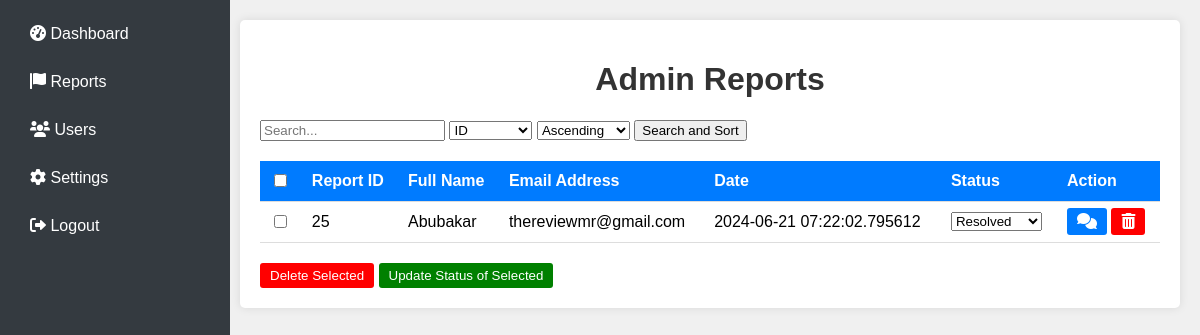
/admin/reports (signed in), run on an earlier commit of the app's database.
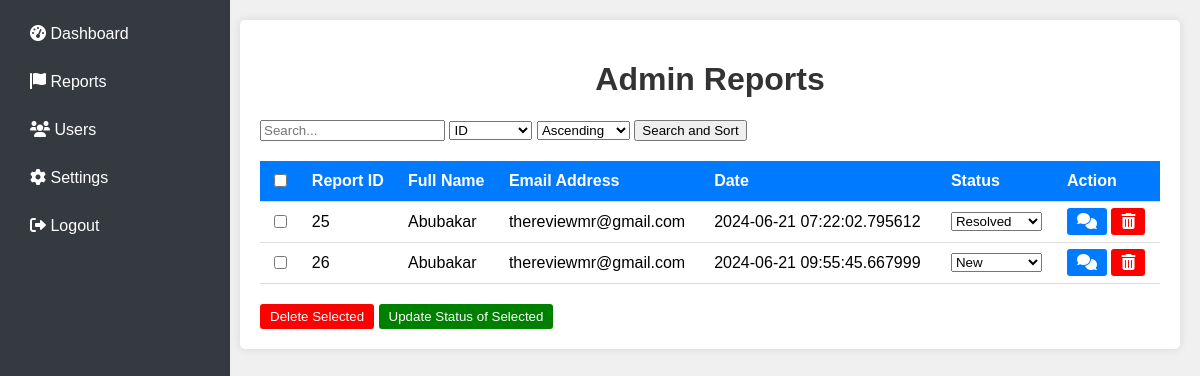
And on a later commit of the database.
### app.py (models this page shows)
class Report(db.Model):
    id = db.Column(db.Integer, primary_key=True)
    user_id = db.Column(db.Integer, db.ForeignKey('user.id'), nullable=False)
    chat_log = db.Column(db.Text, nullable=False)
    date = db.Column(db.DateTime, nullable=False, default=datetime.utcnow)
    evidence_filename = db.Column(db.String(200), nullable=True)
    status = db.Column(db.String(50), nullable=False, default='Pending')  # New status column

class User(UserMixin, db.Model):
    id = db.Column(db.Integer, primary_key=True)
    fullname = db.Column(db.String(100), nullable=False)
    email = db.Column(db.String(100), unique=True, nullable=False)
    password = db.Column(db.String(100), nullable=False)
    is_admin = db.Column(db.Boolean, default=False)
    reports = db.relationship('Report', backref='user', lazy=True)

### app.py (the view, shortened to what this page needs)
@app.route('/admin/reports', methods=['GET'])
def admin_reports():
    if 'user_id' not in session:
        return redirect(url_for('login'))
    user_id = session['user_id']
    current_user = User.query.get(user_id)
    if not current_user.is_admin:
        return redirect(url_for('login'))
    search_query = request.args.get('search', '')
    sort_by = request.args.get('sort_by', 'id')
    sort_order = request.args.get('sort_order', 'asc')
    query = Report.query.join(User)
    if sort_by == 'id':
        query = query.order_by(Report.id.desc() if sort_order == 'desc' else Report.id.asc())
    elif sort_by == 'fullname':
        query = query.order_by(User.fullname.desc() if sort_order == 'desc' else User.fullname.asc())
    elif sort_by == 'email':
        query = query.order_by(User.email.desc() if sort_order == 'desc' else User.email.asc())
    elif sort_by == 'date':
        query = query.order_by(Report.date.desc() if sort_order == 'desc' else Report.date.asc())
    reports = query.all()
    return render_template('admin_reports.html', reports=reports, search_query=search_query, sort_by=sort_by, sort_order=sort_order)

### templates/admin_reports.html (shortened to what this page needs)
<!DOCTYPE html>
<html lang="en">
<head>
    <link rel="stylesheet" href="https://cdnjs.cloudflare.com/ajax/libs/font-awesome/6.0.0-beta3/css/all.min.css">
</head>
<body>
    <div class="sidebar">
        <a href="{{ url_for('admin_dashboard') }}"><i class="fas fa-tachometer-alt"></i> Dashboard</a>
        <a href="{{ url_for('admin_reports') }}"><i class="fas fa-flag"></i> Reports</a>
        <a href="{{ url_for('admin_users') }}"><i class="fas fa-users"></i> Users</a>
        <a href="{{ url_for('admin_settings') }}"><i class="fas fa-cog"></i> Settings</a>
        <a href="{{ url_for('logout') }}"><i class="fas fa-sign-out-alt"></i> Logout</a>
    </div>
    <div class="main-content">
        <div class="container">
            <h1>Admin Reports</h1>
            <form method="get" action="{{ url_for('admin_reports') }}">
                <input type="text" name="search" placeholder="Search..." value="{{ search_query }}">
                <select name="sort_by">
                    <option value="id" {% if sort_by == 'id' %}selected{% endif %}>ID</option>
                </select>
                <select name="sort_order">
                    <option value="asc" {% if sort_order == 'asc' %}selected{% endif %}>Ascending</option>
                </select>
                <button type="submit">Search and Sort</button>
            </form>
            <form method="post" action="{{ url_for('bulk_action') }}">
                <table>
                    <thead>
                        <tr>
                            <th><input type="checkbox" id="select-all"></th>
                            <th>Report ID</th>
                            <th>Full Name</th>
                            <th>Email Address</th>
                            <th>Date</th>
                            <th>Status</th>
                            <th>Action</th>
                        </tr>
                    </thead>
                    <tbody>
                        {% for report in reports %}
                        <tr>
                            <td><input type="checkbox" name="selected_reports" value="{{ report.id }}"></td>
                            <td>{{ report.id }}</td>
                            <td>{{ report.user.fullname }}</td>
                            <td>{{ report.user.email }}</td>
                            <td>{{ report.date }}</td>
                            <td>
                                <select name="status_{{ report.id }}">
                                    <option value="New" {% if report.status == 'New' %}selected{% endif %}>New</option>
                                    <option value="Resolved" {% if report.status == 'Resolved' %}selected{% endif %}>Resolved</option>
                                </select>
                            </td>
                            <td>
                                <a href="{{ url_for('admin_view_chat_log', report_id=report.id) }}" class="icon-btn icon-btn-primary"><i class="fas fa-comments"></i></a>
                                <a href="{{ url_for('delete_report', report_id=report.id) }}" class="icon-btn icon-btn-danger"><i class="fas fa-trash-alt"></i></a>
                            </td>
                        </tr>
                        {% endfor %}
                    </tbody>
                </table>
                <div style="margin-top: 20px;">
                    <button type="submit" name="action" value="delete" class="icon-btn icon-btn-danger">Delete Selected</button>
                    <button type="submit" name="action" value="update_status" class="icon-btn icon-btn-success">Update Status of Selected</button>
                </div>
            </form>
        </div>
    </div>
</body>
</html>

### templates/admin_reports.html (style rules this page uses)
body { font-family: Arial, sans-serif; background-color: #f0f0f0; margin: 0; padding: 0; display: flex; }
.sidebar { width: 200px; background-color: #343a40; padding: 15px; height: 100vh; position: fixed; }
.sidebar a { color: white; display: block; padding: 10px 15px; text-decoration: none; margin-bottom: 10px; border-radius: 5px; }
.main-content { margin-left: 220px; padding: 20px; width: calc(100% - 220px); }
.container { background-color: #fff; padding: 20px; border-radius: 5px; box-shadow: 0 0 10px rgba(0, 0, 0, 0.1); }
h1 { text-align: center; color: #333; }
table { width: 100%; border-collapse: collapse; margin-top: 20px; }
th, td { padding: 10px; border-bottom: 1px solid #ddd; text-align: left; }
th { background-color: #007bff; color: #fff; }
.icon-btn { padding: 5px 10px; border: none; border-radius: 3px; color: white; cursor: pointer; transition: background-color 0.3s; }
.icon-btn-primary { background-color: #007bff; }
.icon-btn-danger { background-color: red; }
.icon-btn-success { background-color: green; }

What changed in the data, as far as the page shows it:
added Report: id "26", user.fullname "Abubakar", user.email "thereviewmr@gmail.com", date "2024-06-21 09:55:45.667999", id "New"
